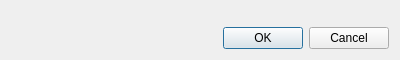
<?xml version="1.0" encoding="UTF-8"?>
<ui version="4.0">
 <class>DataForm</class>
 <widget class="QDialog" name="DataForm">
  <property name="geometry">
   <rect>
    <x>0</x>
    <y>0</y>
    <width>400</width>
    <height>60</height>
   </rect>
  </property>
  <property name="windowTitle">
   <string>Dialog</string>
  </property>
  <layout class="QVBoxLayout" name="verticalLayout_2">
   <item>
    <layout class="QVBoxLayout" name="verticalLayout"/>
   </item>
   <item>
    <spacer name="verticalSpacer">
     <property name="orientation">
      <enum>Qt::Vertical</enum>
     </property>
     <property name="sizeHint" stdset="0">
      <size>
       <width>20</width>
       <height>40</height>
      </size>
     </property>
    </spacer>
   </item>
   <item>
    <widget class="QDialogButtonBox" name="buttonBox">
     <property name="sizePolicy">
      <sizepolicy hsizetype="Preferred" vsizetype="Preferred">
       <horstretch>0</horstretch>
       <verstretch>0</verstretch>
      </sizepolicy>
     </property>
     <property name="orientation">
      <enum>Qt::Horizontal</enum>
     </property>
     <property name="standardButtons">
      <set>QDialogButtonBox::Cancel|QDialogButtonBox::Ok</set>
     </property>
    </widget>
   </item>
  </layout>
 </widget>
 <resources/>
 <connections>
  <connection>
   <sender>buttonBox</sender>
   <signal>accepted()</signal>
   <receiver>DataForm</receiver>
   <slot>accept()</slot>
   <hints>
    <hint type="sourcelabel">
     <x>248</x>
     <y>254</y>
    </hint>
    <hint type="destinationlabel">
     <x>157</x>
     <y>274</y>
    </hint>
   </hints>
  </connection>
  <connection>
   <sender>buttonBox</sender>
   <signal>rejected()</signal>
   <receiver>DataForm</receiver>
   <slot>reject()</slot>
   <hints>
    <hint type="sourcelabel">
     <x>316</x>
     <y>260</y>
    </hint>
    <hint type="destinationlabel">
     <x>286</x>
     <y>274</y>
    </hint>
   </hints>
  </connection>
 </connections>
</ui>
